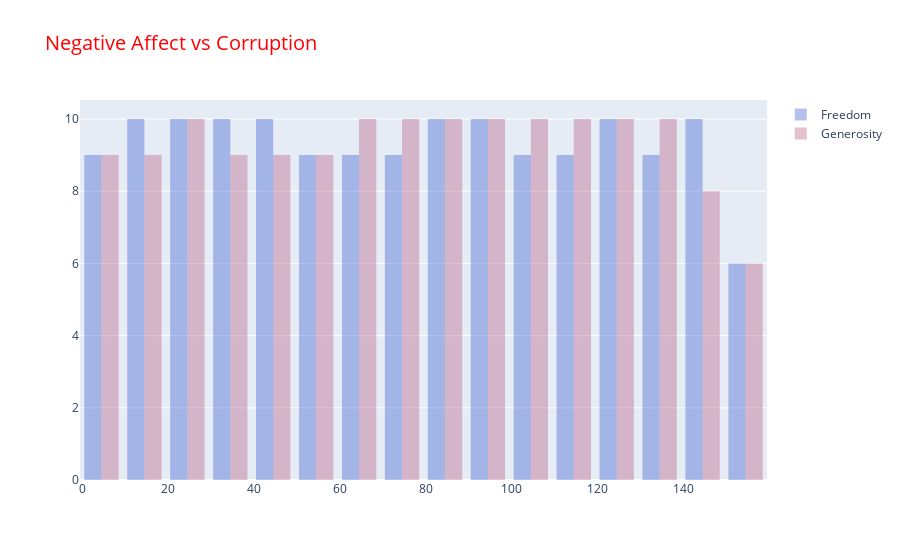

Notebook code cell kept with this figure:
### Markdown cell above
<font color='red'>
# Histogram
<font color='blue'>
Visualize first 50 countries according to their Freedom and Generosity

### Code cell
first_50 = df

trace1 = go.Histogram(
    x = first_50["Freedom"],
    opacity = 0.5,
    name = "Freedom",
    marker = dict(color = 'rgba(12, 50, 196, 0.6)')
)
trace2 = go.Histogram(
    x = first_50["Generosity"],
    opacity = 0.5,
    name = "Generosity",
    marker = dict(color='rgba(171, 50, 96, 0.6)')
)
data = [trace1, trace2]

layout = dict(
    title = go.layout.Title(
        text = "Negative Affect vs Corruption",
        font = dict(size = 20,color = "red")
    )
)
fig = go.Figure(data = data, layout = layout)
iplot(fig)

### Figure 1 — Plotly figure (JSON) as saved in the notebook; plotly's stock layout.template omitted (floating-point values rounded to 4 significant figures; data arrays with more than 128 entries replaced by an {"elided": "..."} marker saying what was removed)
{"data": [{"marker": {"color": "rgba(12, 50, 196, 0.6)"}, "name": "Freedom", "opacity": 0.5, "type": "histogram", "x": {"elided": "149 int values"}}, {"marker": {"color": "rgba(171, 50, 96, 0.6)"}, "name": "Generosity", "opacity": 0.5, "type": "histogram", "x": {"elided": "149 int values"}}], "layout": {"title": {"font": {"color": "red", "size": 20}, "text": "Negative Affect vs Corruption"}}}
